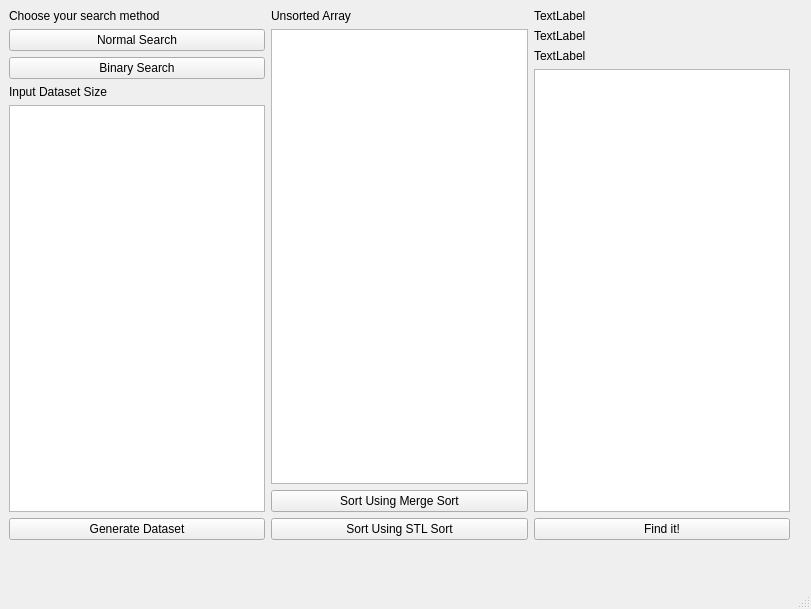
<?xml version="1.0" encoding="UTF-8"?>
<ui version="4.0">
 <class>MainWindow</class>
 <widget class="QMainWindow" name="MainWindow">
  <property name="geometry">
   <rect>
    <x>0</x>
    <y>0</y>
    <width>811</width>
    <height>609</height>
   </rect>
  </property>
  <property name="windowTitle">
   <string>MainWindow</string>
  </property>
  <widget class="QWidget" name="centralwidget">
   <widget class="QWidget" name="horizontalLayoutWidget">
    <property name="geometry">
     <rect>
      <x>9</x>
      <y>9</y>
      <width>781</width>
      <height>531</height>
     </rect>
    </property>
    <layout class="QHBoxLayout" name="horizontalLayout_2">
     <item>
      <layout class="QGridLayout" name="gridLayout_2">
       <item row="6" column="1">
        <widget class="QPushButton" name="pushButton_3">
         <property name="text">
          <string>Generate Dataset</string>
         </property>
        </widget>
       </item>
       <item row="2" column="1">
        <widget class="QPushButton" name="pushButton_2">
         <property name="text">
          <string>Binary Search</string>
         </property>
        </widget>
       </item>
       <item row="4" column="1">
        <widget class="QTextEdit" name="textEdit"/>
       </item>
       <item row="3" column="1">
        <widget class="QLabel" name="label_4">
         <property name="text">
          <string>Input Dataset Size</string>
         </property>
        </widget>
       </item>
       <item row="0" column="1">
        <widget class="QLabel" name="label_2">
         <property name="text">
          <string>Choose your search method</string>
         </property>
        </widget>
       </item>
       <item row="1" column="1">
        <widget class="QPushButton" name="pushButton">
         <property name="text">
          <string>Normal Search</string>
         </property>
        </widget>
       </item>
      </layout>
     </item>
     <item>
      <layout class="QGridLayout" name="gridLayout_3">
       <item row="3" column="0">
        <widget class="QPushButton" name="pushButton_5">
         <property name="text">
          <string>Sort Using STL Sort</string>
         </property>
        </widget>
       </item>
       <item row="1" column="0">
        <widget class="QListWidget" name="listWidget"/>
       </item>
       <item row="0" column="0">
        <widget class="QLabel" name="label_5">
         <property name="text">
          <string>Unsorted Array</string>
         </property>
        </widget>
       </item>
       <item row="2" column="0">
        <widget class="QPushButton" name="pushButton_4">
         <property name="text">
          <string>Sort Using Merge Sort</string>
         </property>
        </widget>
       </item>
      </layout>
     </item>
     <item>
      <layout class="QGridLayout" name="gridLayout_4">
       <item row="3" column="0">
        <widget class="QTextEdit" name="textEdit_2"/>
       </item>
       <item row="1" column="0">
        <widget class="QLabel" name="label">
         <property name="text">
          <string>TextLabel</string>
         </property>
        </widget>
       </item>
       <item row="0" column="0">
        <widget class="QLabel" name="label_3">
         <property name="text">
          <string>TextLabel</string>
         </property>
        </widget>
       </item>
       <item row="2" column="0">
        <widget class="QLabel" name="label_6">
         <property name="text">
          <string>TextLabel</string>
         </property>
        </widget>
       </item>
       <item row="4" column="0">
        <widget class="QPushButton" name="pushButton_6">
         <property name="text">
          <string>Find it!</string>
         </property>
        </widget>
       </item>
      </layout>
     </item>
    </layout>
   </widget>
  </widget>
  <widget class="QMenuBar" name="menubar">
   <property name="geometry">
    <rect>
     <x>0</x>
     <y>0</y>
     <width>811</width>
     <height>25</height>
    </rect>
   </property>
  </widget>
  <widget class="QStatusBar" name="statusbar"/>
 </widget>
 <resources/>
 <connections/>
</ui>
